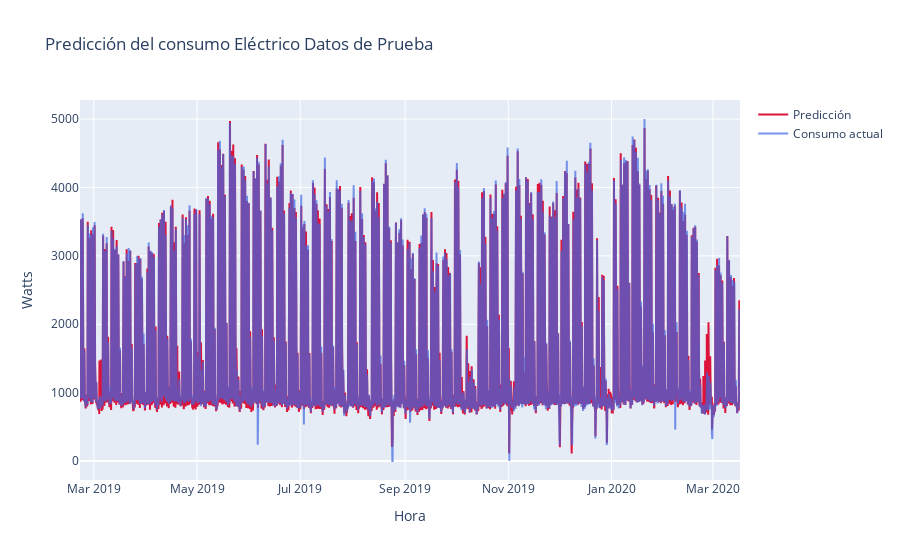

Notebook cell for this chart:
### Markdown cell above
# Gráfica de datos de prueba vs valores reales

### Code cell
Predicted = go.Scatter(x=y[train_hours:].index, y=data_predict[train_hours:].flatten(), opacity = 1, name = 'Predicción', line=dict(color='crimson'), yaxis='y')
Actual = go.Scatter(x=y[train_hours:].index, y=y['energia_activa(t)'][train_hours:].values, opacity = 0.7, name = 'Consumo actual', line=dict(color='royalBlue'), yaxis='y')
layout = go.Layout(title='Predicción del consumo Eléctrico Datos de Prueba', xaxis=dict(title='Hora'),
                   yaxis=dict(title='Watts', overlaying='y'),
                  yaxis2=dict(title='Watts', side='right'))
fig = go.Figure(data=[Predicted, Actual], layout=layout)
fig.show() # si se usa colab use fig.show(renderer='colab')

### Figure 1 — Plotly figure (JSON) as saved in the notebook; plotly's stock layout.template omitted (floating-point values rounded to 4 significant figures; data arrays with more than 128 entries replaced by an {"elided": "..."} marker saying what was removed)
{"data": [{"line": {"color": "crimson"}, "name": "Predicción", "opacity": 1, "type": "scatter", "x": {"elided": "9364 str values"}, "y": {"elided": "9364 float values"}, "yaxis": "y"}, {"line": {"color": "royalBlue"}, "name": "Consumo actual", "opacity": 0.7, "type": "scatter", "x": {"elided": "9364 str values"}, "y": {"elided": "9364 float values"}, "yaxis": "y"}], "layout": {"title": {"text": "Predicción del consumo Eléctrico Datos de Prueba"}, "xaxis": {"title": {"text": "Hora"}}, "yaxis": {"overlaying": "y", "title": {"text": "Watts"}}, "yaxis2": {"side": "right", "title": {"text": "Watts"}}}}
